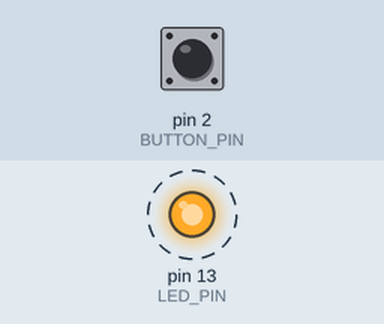
Recording of a sketch running on a simulated Arduino Uno, built with avr-gcc and run on an emulated ATmega328P. Shown: output pins drawn as LEDs (lit = HIGH). Dashed ring = blinking. The inputs (shaded band) are chosen by the test bench; at power-on: pin 2 (BUTTON_PIN) LOW. What the sketch prints to the serial monitor is not drawn.

Above: at 0.1 s.
Timing chart, 0 to 3.0 s (numbered marks = the images above):
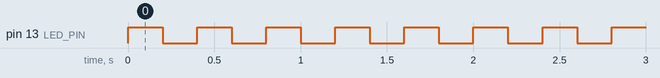

The sketch:

blinker.ino
```cpp
const int LED_PIN = 13;
const int BUTTON_PIN = 2;

bool buttonState = false;

void updateButton(){
    buttonState = digitalRead(BUTTON_PIN);
}

void blinkLed(){
    digitalWrite(LED_PIN, HIGH);
    delay(200);
    digitalWrite(LED_PIN, LOW);
    delay(200);
}

void setup(){
    Serial.begin(9600);
    pinMode(LED_PIN, OUTPUT);
    pinMode(BUTTON_PIN, INPUT);
    }

void loop(){
     blinkLed();
     updateButton();
     Serial.println(buttonState);
}
```

Measured:
- by itself, pin 13 (LED_PIN): alternates HIGH for 0.20 s and LOW for 0.20 s
